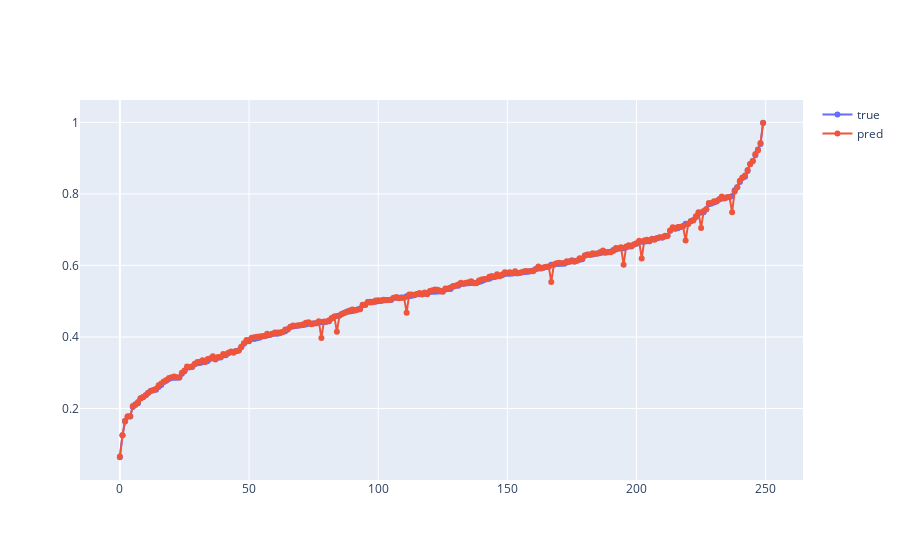

The code cell stored with this chart in its notebook:
### Code cell
## 最小二乘法
c= 0.0
weight = np.linalg.inv((Xtrain.T).dot(Xtrain)+c*I).dot(Xtrain.T).dot(ytrain)
print(weight)
## test
pred = np.dot(Xtest, weight)
rst_mse = mse(ytest, pred)
print(rst_mse, rmse(ytest, pred), mae(ytest, pred))
edf = pd.DataFrame({'target': ytest, 'pred': pred})
edf.sort_values(by='target', inplace=True)
draw_lines([i for i in range(len(ytest))], [edf.target, edf.pred], ['true', 'pred'])

### Figure 1 — Plotly figure (JSON) as saved in the notebook; plotly's stock layout.template omitted (floating-point values rounded to 4 significant figures; data arrays with more than 128 entries replaced by an {"elided": "..."} marker saying what was removed)
{"data": [{"mode": "lines+markers", "name": "true", "type": "scatter", "x": {"elided": "250 int values"}, "y": {"elided": "250 float values"}}, {"mode": "lines+markers", "name": "pred", "type": "scatter", "x": {"elided": "250 int values"}, "y": {"elided": "250 float values"}}], "layout": {}}
